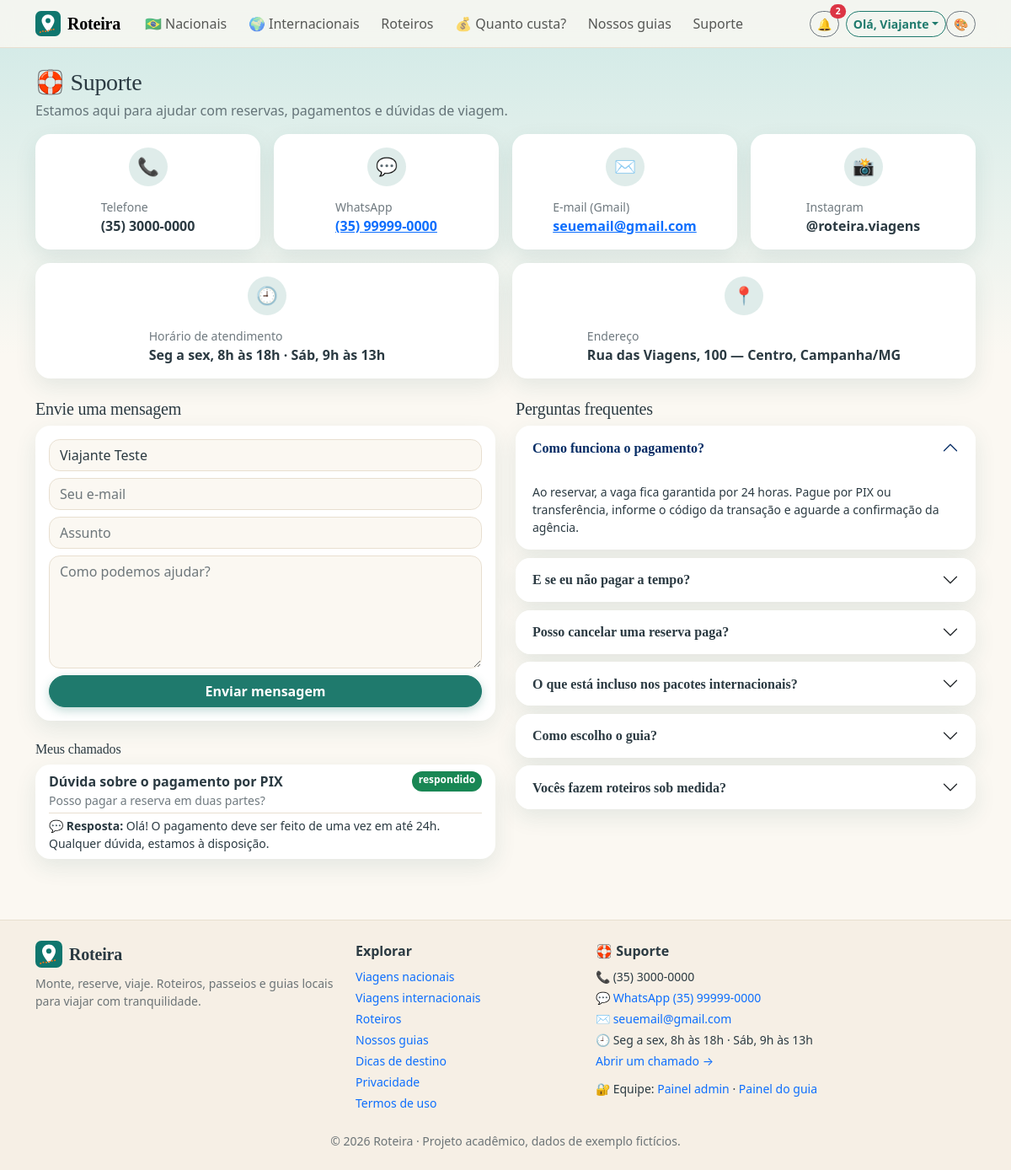
Page /suporte.php (signed in) on the committed database.
### tables this page shows
CREATE TABLE chamados (
  id INT AUTO_INCREMENT PRIMARY KEY,
  usuario_id INT NULL,
  nome VARCHAR(120) NOT NULL,
  email VARCHAR(150) NOT NULL,
  assunto VARCHAR(150) NOT NULL,
  mensagem TEXT NOT NULL,
  status VARCHAR(20) NOT NULL DEFAULT 'aberto',
  resposta TEXT NULL,
  created_at TIMESTAMP DEFAULT CURRENT_TIMESTAMP,
  respondido_em DATETIME NULL,
  FOREIGN KEY (usuario_id) REFERENCES usuarios(id) ON DELETE SET NULL,
  FOREIGN KEY (status) REFERENCES status_chamado(codigo)
);

### inc/util.php (called while the page is built, shortened)
<?php
function soDigitos($t) { return preg_replace('/\D+/', '', (string)$t); }

### suporte.php (the view, shortened to what this page needs)
<?php
require_once __DIR__ . '/inc/app.php';
$u = usuario(); $ok = false;
$meus = [];
if ($u) { $st = $conn->prepare('SELECT * FROM chamados WHERE usuario_id=? ORDER BY id DESC LIMIT 10'); $st->execute([$u['id']]); $meus = $st->fetchAll(); }
$zap = soDigitos(config('suporte_whatsapp')); if ($zap !== '' && strlen($zap) <= 11) $zap = '55' . $zap;
topo('Suporte');
?>
<h1 class="h3 mb-1">🛟 Suporte</h1><p class="text-body-secondary">Estamos aqui para ajudar com reservas, pagamentos e dúvidas de viagem.</p>
<div class="row g-3 mb-4">
  <div class="col-md-6 col-lg-3"><div class="card card-body contato-card"><span class="ico">📞</span><div><div class="small text-body-secondary">Telefone</div><strong><?= e(config('suporte_telefone')) ?></strong></div></div></div>
  <div class="col-md-6 col-lg-3"><div class="card card-body contato-card"><span class="ico">💬</span><div><div class="small text-body-secondary">WhatsApp</div><?php if ($zap): ?><a class="fw-bold" href="https://wa.me/<?= e($zap) ?>" target="_blank" rel="noopener"><?= e(config('suporte_whatsapp')) ?></a><?php endif; ?></div></div></div>
  <div class="col-md-6 col-lg-3"><div class="card card-body contato-card"><span class="ico">✉️</span><div style="min-width:0"><div class="small text-body-secondary">E-mail (Gmail)</div><a class="fw-bold text-break" href="mailto:<?= e(config('suporte_email')) ?>"><?= e(config('suporte_email')) ?></a></div></div></div>
  <div class="col-md-6 col-lg-3"><div class="card card-body contato-card"><span class="ico">📸</span><div><div class="small text-body-secondary">Instagram</div><strong><?= e(config('suporte_instagram')) ?></strong></div></div></div>
  <div class="col-md-6"><div class="card card-body contato-card"><span class="ico">🕘</span><div><div class="small text-body-secondary">Horário de atendimento</div><strong><?= e(config('suporte_horario')) ?></strong></div></div></div>
  <div class="col-md-6"><div class="card card-body contato-card"><span class="ico">📍</span><div><div class="small text-body-secondary">Endereço</div><strong><?= e(config('suporte_endereco')) ?></strong></div></div></div>
</div>
<div class="row g-4">
  <div class="col-lg-6"><h2 class="h5">Envie uma mensagem</h2>
    <form method="post" class="card card-body vstack gap-2"><?= csrfCampo() ?>
      <input class="form-control" name="nome" placeholder="Seu nome" value="<?= e($u['nome'] ?? '') ?>" required><input class="form-control" type="email" name="email" placeholder="Seu e-mail" required>
      <input class="form-control" name="assunto" placeholder="Assunto" maxlength="150" required><textarea class="form-control" name="mensagem" rows="5" placeholder="Como podemos ajudar?" maxlength="3000" required></textarea>
      <button class="btn btn-primary">Enviar mensagem</button></form>
    <?php if ($meus): ?><h2 class="h6 mt-4">Meus chamados</h2><div class="vstack gap-2"><?php foreach ($meus as $c): ?><div class="card card-body py-2"><div class="d-flex justify-content-between"><strong><?= e($c['assunto']) ?></strong><span class="badge text-bg-<?= $c['status'] === 'respondido' ? 'success' : 'warning' ?>"><?= e($c['status']) ?></span></div>
      <div class="small text-body-secondary"><?= e($c['mensagem']) ?></div><?php if ($c['resposta']): ?><div class="small mt-1 border-top pt-1">💬 <strong>Resposta:</strong> <?= nl2br(e($c['resposta'])) ?></div><?php endif; ?></div><?php endforeach; ?></div><?php endif; ?></div>
  <div class="col-lg-6"><h2 class="h5">Perguntas frequentes</h2><div class="accordion faq" id="faq">
    <?php $faq = [
      ['Como funciona o pagamento?', 'Ao reservar, a vaga fica garantida por ' . PRAZO_PAGAMENTO_HORAS . ' horas. Pague por PIX ou transferência, informe o código da transação e aguarde a confirmação da agência.'],
      ['E se eu não pagar a tempo?', 'A reserva expira, as vagas voltam ao sistema e novas reservas ficam bloqueadas por ' . BLOQUEIO_HORAS . ' horas. Você pode cancelar antes, sem custo, se ainda não tiver pago.'],
      ['Posso cancelar uma reserva paga?', 'Sim. Em até ' . DIAS_ARREPENDIMENTO . ' dias após a compra (direito de arrependimento) ou até ' . DIAS_SEM_TAXA . ' dias antes da saída não há taxa; depois disso, cobramos ' . (int)(TAXA_CANCELAMENTO * 100) . '% do valor. O reembolso é tratado pela equipe.'],
      ['O que está incluso nos pacotes internacionais?', 'Roteiro terrestre com guia. A passagem aérea não está inclusa; use o quiz "Quanto custa?" para estimar o custo total da viagem.'],
      ['Como escolho o guia?', 'Cada viagem já traz o guia responsável, com perfil e idiomas. Veja a equipe completa em "Nossos guias".'],
      ['Vocês fazem roteiros sob medida?', 'Fazemos! Envie uma mensagem com destino, datas e número de pessoas.']]; ?>
    <?php foreach ($faq as $i => [$q, $a]): ?><div class="accordion-item"><h3 class="accordion-header"><button class="accordion-button <?= $i ? 'collapsed' : '' ?>" type="button" data-bs-toggle="collapse" data-bs-target="#f<?= $i ?>"><?= e($q) ?></button></h3>
      <div id="f<?= $i ?>" class="accordion-collapse collapse <?= $i ? '' : 'show' ?>" data-bs-parent="#faq"><div class="accordion-body small"><?= e($a) ?></div></div></div><?php endforeach; ?></div></div>
</div>
<?php rodape();

### inc/app.php (shortened to what this page needs)
<?php
require_once __DIR__ . '/conexao.php';
require_once __DIR__ . '/util.php';
function e($s) { return htmlspecialchars((string)$s, ENT_QUOTES, 'UTF-8'); }
function usuario() { return $_SESSION['user'] ?? null; }
function csrf() {
    return $_SESSION['csrf'];
}
function config($chave, $padrao = '') {
    static $c = null; global $conn;
    if ($c === null) { try { $c = $conn->query('SELECT chave,valor FROM configuracoes')->fetchAll(PDO::FETCH_KEY_PAIR); } catch (Throwable $e) { $c = []; } }
    return $c[$chave] ?? $padrao;
}
function headTema() {
    $k = ['admin' => 'adm', 'guia' => 'gui'][AREA] ?? 'user';
    $logado = !empty($_SESSION[$k]);
    $d = ['prefs' => $_SESSION['tema_' . ($k === 'user' ? 'site' : $k)] ?? null, 'pad' => AREA === 'site' ? padraoTema() : new stdClass, 'url' => $logado ? BASE . 'api/tema.php' : null, 'csrf' => csrf(), 'area' => AREA];
    return '<script>window.PV_TEMA=' . json_encode($d, JSON_HEX_TAG | JSON_HEX_AMP | JSON_UNESCAPED_UNICODE) . ';</script>';
}
function temaMenu() {
    $cores = ['verde' => '#0f766e', 'azul' => '#1d4ed8', 'roxo' => '#7c3aed', 'rosa' => '#be185d', 'laranja' => '#c2410c', 'grafite' => '#334155'];
    $h = '<div class="dropdown"><button class="btn btn-outline-secondary btn-sm" data-bs-toggle="dropdown" data-bs-auto-close="outside" aria-label="Personalizar tema" title="Meu tema">🎨</button>'
       . '<div class="dropdown-menu dropdown-menu-end p-3" style="min-width:250px"><div class="fw-semibold mb-2">Meu tema</div><div class="small fw-semibold mb-1">Modo</div><div class="btn-group btn-group-sm w-100 mb-3">'
       . '<button type="button" class="btn btn-outline-secondary" data-tema="modo:light">☀️ Claro</button><button type="button" class="btn btn-outline-secondary" data-tema="modo:auto">Auto</button><button type="button" class="btn btn-outline-secondary" data-tema="modo:dark">🌙 Escuro</button></div>'
       . '<div class="small fw-semibold mb-1">Cor</div><div class="d-flex gap-2 mb-3">';
    foreach ($cores as $k => $c) $h .= '<button type="button" class="swatch" data-tema="cor:' . $k . '" style="background:' . $c . '" title="' . ucfirst($k) . '"></button>';
    $logado = !empty($_SESSION[['admin' => 'adm', 'guia' => 'gui'][AREA] ?? 'user']);
    return $h . '</div><div class="small fw-semibold mb-1">Tamanho do texto</div><div class="btn-group btn-group-sm w-100 mb-2">'
       . '<button type="button" class="btn btn-outline-secondary" data-tema="fonte:normal">Normal</button><button type="button" class="btn btn-outline-secondary" data-tema="fonte:grande">Grande</button></div>'
       . '<div class="form-text">' . ($logado ? 'Salvo na sua conta: vale em qualquer aparelho.' : 'Entre na sua conta para salvar o tema em todos os aparelhos.') . '</div>'
       . '<button type="button" class="btn btn-sm btn-primary w-100 mt-2 btn-instalar d-none">📲 Instalar app</button></div></div>';
}
function topo($titulo = '') {
    global $conn;
    $u = usuario(); $b = BASE; $nome = SITE_NOME; $pg = basename($_SERVER['SCRIPT_NAME']);
    $titulo = $titulo ?: SITE_SLOGAN;
    echo '<!doctype html><html lang="pt-BR" data-bs-theme="light"><head><meta charset="utf-8">'
       . '<meta name="viewport" content="width=device-width, initial-scale=1, viewport-fit=cover"><title>' . e($titulo) . ' · ' . e($nome) . '</title><meta name="description" content="' . e($GLOBALS['descricao'] ?? (SITE_SLOGAN . ' Viagens nacionais e internacionais, roteiros, guias locais e custo total da viagem.')) . '">'
       . '<meta name="theme-color" content="#0f766e"><meta name="apple-mobile-web-app-capable" content="yes"><meta name="apple-mobile-web-app-title" content="' . e($nome) . '">'
       . "<link rel=\"manifest\" href=\"{$b}manifest.php\"><link rel=\"icon\" href=\"{$b}assets/img/favicon.png\"><link rel=\"apple-touch-icon\" href=\"{$b}assets/img/apple-touch-icon.png\">"
       . headTema() . "<script src=\"{$b}assets/js/tema.js\"></script>"
       . "<link href=\"{$b}assets/dist/css/bootstrap.min.css\" rel=\"stylesheet\"><link href=\"{$b}css/site.css?v=" . CSS_V . "\" rel=\"stylesheet\"></head><body><a class=\"visually-hidden-focusable btn btn-primary m-2\" href=\"#conteudo\">Pular para o conteúdo</a>"
       . '<nav class="navbar navbar-expand-lg bg-body-tertiary border-bottom sticky-top"><div class="container">'
       . "<a class=\"navbar-brand fw-bold d-flex align-items-center gap-2\" href=\"{$b}index.php\"><img src=\"{$b}assets/img/logo.svg\" width=\"30\" height=\"30\" alt=\"\">" . e($nome) . '</a>'
       . '<div class="d-flex align-items-center gap-2 order-lg-last">' . temaMenu()
       . '<button class="navbar-toggler" data-bs-toggle="collapse" data-bs-target="#nav" aria-label="Menu"><span class="navbar-toggler-icon"></span></button></div>'
       . '<div class="collapse navbar-collapse" id="nav"><ul class="navbar-nav me-auto">'
       . "<li class=\"nav-item\"><a class=\"nav-link\" href=\"{$b}passeios.php?escopo=nacional\">🇧🇷 Nacionais</a></li>"
       . "<li class=\"nav-item\"><a class=\"nav-link\" href=\"{$b}passeios.php?escopo=internacional\">🌍 Internacionais</a></li>"
       . "<li class=\"nav-item\"><a class=\"nav-link\" href=\"{$b}roteiros.php\">Roteiros</a></li>"
       . "<li class=\"nav-item\"><a class=\"nav-link\" href=\"{$b}quiz_custo.php\">💰 Quanto custa?</a></li>"
       . "<li class=\"nav-item\"><a class=\"nav-link\" href=\"{$b}equipe.php\">Nossos guias</a></li><li class=\"nav-item\"><a class=\"nav-link\" href=\"{$b}suporte.php\">Suporte</a></li></ul><div class=\"d-flex gap-2 align-items-center py-2 py-lg-0\">";
    if ($u) {
        $nn = 0; try { $qn = $conn->prepare('SELECT COUNT(*) FROM notificacoes WHERE usuario_id=? AND lida=0'); $qn->execute([$u['id']]); $nn = (int)$qn->fetchColumn(); } catch (Throwable $e) {}
        echo "<a class=\"btn btn-outline-secondary btn-sm position-relative\" href=\"{$b}notificacoes.php\" title=\"Notificações\" aria-label=\"Notificações\">🔔" . ($nn ? '<span class="badge text-bg-danger position-absolute top-0 start-100 translate-middle rounded-pill">' . $nn . '</span>' : '') . '</a>';
        echo '<div class="dropdown"><button class="btn btn-outline-primary btn-sm dropdown-toggle" data-bs-toggle="dropdown">Olá, ' . e(explode(' ', $u['nome'])[0]) . '</button><ul class="dropdown-menu dropdown-menu-end">'
           . "<li><a class=\"dropdown-item\" href=\"{$b}minhas_reservas.php\">Minhas reservas</a></li>"
           . "<li><a class=\"dropdown-item\" href=\"{$b}favoritos.php\">♥ Favoritos</a></li>"
           . "<li><a class=\"dropdown-item\" href=\"{$b}minha_conta.php\">Minha conta</a></li>"
           . "<li><a class=\"dropdown-item\" href=\"{$b}roteiros.php#meus\">Meus roteiros</a></li>"
           . "<li><hr class=\"dropdown-divider\"></li><li><a class=\"dropdown-item\" href=\"{$b}logout.php\">Sair</a></li></ul></div>";
    } else {
        echo "<a class=\"btn btn-outline-primary btn-sm\" href=\"{$b}login.php\">Entrar</a><a class=\"btn btn-primary btn-sm\" href=\"{$b}cadastro.php\">Criar conta</a>";
    }
    echo '</div></div></div></nav><main class="container py-4" id="conteudo">' . avisoSite();
}
function rodape() {
    $b = BASE; $pg = basename($_SERVER['SCRIPT_NAME']);
    $zap = soDigitos(config('suporte_whatsapp')); if ($zap !== '' && strlen($zap) <= 11) $zap = '55' . $zap;
    echo '</main><footer class="rodape mt-5"><div class="container py-4"><div class="row g-4">'
       . '<div class="col-md-4"><div class="d-flex align-items-center gap-2 mb-2"><img src="' . $b . 'assets/img/logo.svg" width="32" height="32" alt=""><strong class="fs-5 titulo">' . e(SITE_NOME) . '</strong></div><p class="small text-body-secondary mb-2">' . e(SITE_SLOGAN) . ' Roteiros, passeios e guias locais para viajar com tranquilidade.</p>'
       . '<button type="button" class="btn btn-sm btn-outline-primary btn-instalar d-none">📲 Instalar app</button></div>'
       . '<div class="col-6 col-md-3"><div class="fw-semibold mb-2">Explorar</div><ul class="list-unstyled small vstack gap-1 mb-0"><li><a href="' . $b . 'passeios.php?escopo=nacional">Viagens nacionais</a></li><li><a href="' . $b . 'passeios.php?escopo=internacional">Viagens internacionais</a></li><li><a href="' . $b . 'roteiros.php">Roteiros</a></li><li><a href="' . $b . 'equipe.php">Nossos guias</a></li><li><a href="' . $b . 'guias.php">Dicas de destino</a></li><li><a href="' . $b . 'privacidade.php">Privacidade</a></li><li><a href="' . $b . 'termos.php">Termos de uso</a></li></ul></div>'
       . '<div class="col-6 col-md-5"><div class="fw-semibold mb-2">🛟 Suporte</div><ul class="list-unstyled small vstack gap-1 mb-0">'
       . '<li>📞 ' . e(config('suporte_telefone')) . '</li>' . ($zap ? '<li>💬 <a href="https://wa.me/' . e($zap) . '" target="_blank" rel="noopener">WhatsApp ' . e(config('suporte_whatsapp')) . '</a></li>' : '')
       . '<li>✉️ <a href="mailto:' . e(config('suporte_email')) . '">' . e(config('suporte_email')) . '</a></li><li>🕘 ' . e(config('suporte_horario')) . '</li><li><a href="' . $b . 'suporte.php">Abrir um chamado →</a></li><li class="pt-2">🔐 Equipe: <a href="' . $b . 'admin/login.php">Painel admin</a> · <a href="' . $b . 'guia/login.php">Painel do guia</a></li></ul></div>'
       . '</div><div class="small text-body-secondary text-center mt-4">© ' . date('Y') . ' ' . e(SITE_NOME) . ' · Projeto acadêmico, dados de exemplo fictícios.</div></div></footer>'
       . '<nav class="bottom-nav d-lg-none" aria-label="Navegação principal">';
    echo '</nav><script>window.PV_SW=' . json_encode($b . 'sw.js') . ';addEventListener("keydown",function(e){if(e.altKey&&e.shiftKey&&e.code==="KeyA"){location.href=' . json_encode($b . 'admin/login.php') . ';}});</script><script src="' . $b . 'assets/dist/js/bootstrap.bundle.min.js"></script><script src="' . $b . 'assets/js/pwa.js"></script></body></html>';
}

### rows in the picture
chamados: nome "Viajante", nome "Viajante Teste", assunto "Dúvida sobre o pagamento por PIX", status "respondido", mensagem "Posso pagar a reserva em duas partes?", resposta "Olá! O pagamento deve ser feito de uma vez em até 24h. Qualquer dúvida, estamos à disposição."

### other values in the picture
$nome "Roteira"
$nn "2"
config('suporte_telefone') "(35) 3000-0000"
config('suporte_whatsapp') "(35) 99999-0000"
config('suporte_email') "seuemail@gmail.com"
config('suporte_instagram') "@roteira.viagens"
config('suporte_horario') "Seg a sex, 8h às 18h · Sáb, 9h às 13h"
config('suporte_endereco') "Rua das Viagens, 100 — Centro, Campanha/MG"
$q "Como funciona o pagamento?"
$a "Ao reservar, a vaga fica garantida por 24 horas. Pague por PIX ou transferência, informe o código da transação e aguarde a confirmação da agência."
$q "E se eu não pagar a tempo?"
$q "Posso cancelar uma reserva paga?"
$q "O que está incluso nos pacotes internacionais?"
$q "Como escolho o guia?"
$q "Vocês fazem roteiros sob medida?"
